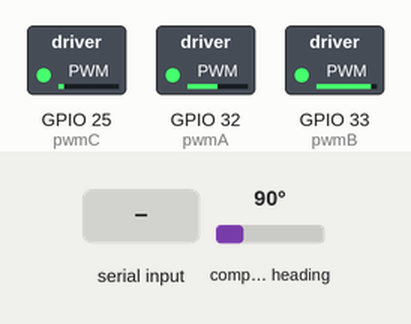
A sketch run on a simulated ESP32. Shown: switched loads named in the sketch (green lamp = pin HIGH). Wiring (inferred from the names in the program): AS5600 angle sensor at I2C address 0x36. Inputs (shaded band) come from the test bench; at power-on: compass heading 90°. What the sketch prints to the serial monitor is not drawn.

Above: at 5.2 s.
5.3 s: compass heading set to 7°
At 5.7 s:
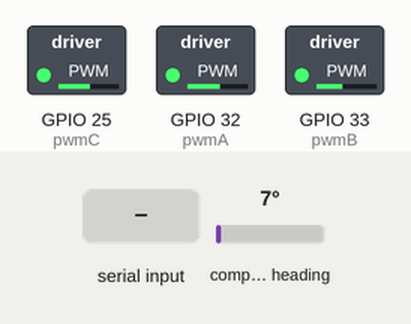
6.8 s: "1\n" received over Serial
At 8.0 s:
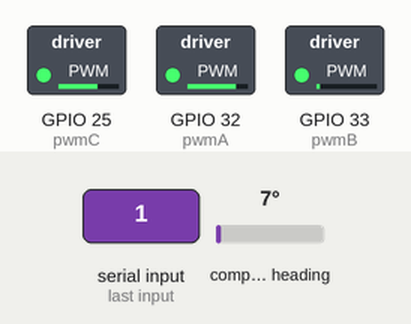
8.3 s: compass heading set to 180°
At 9.2 s:
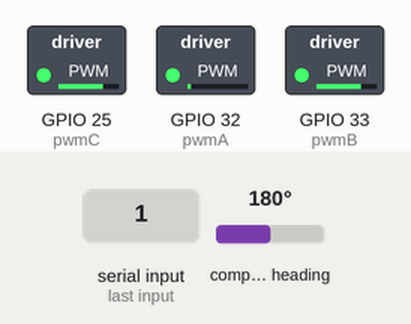
9.8 s: compass heading set to 269°
At 10.3 s:
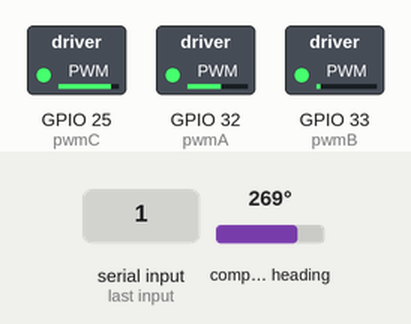
11.3 s: compass heading set to 352°
At 12.5 s:
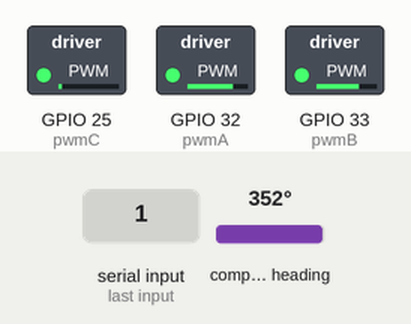
12.8 s: compass heading set to 9°
At 13.8 s:
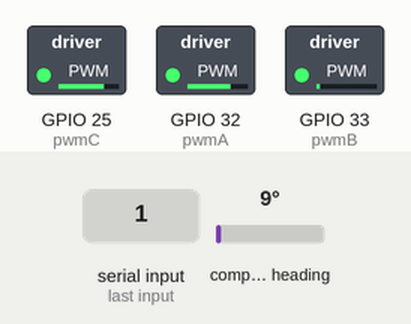
Timing chart, 0 to 15.3 s (numbered marks = the images above; inputs shaded):
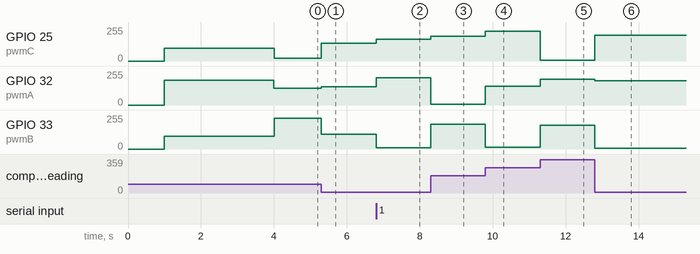

Measured:
- after the input at 5.3 s, GPIO 25 (pwmC): 22/255 → 132/255 at once; GPIO 32 (pwmA): 127/255 → 138/255 at once; GPIO 33 (pwmB): 231/255 → 109/255 at once
- after the input at 6.8 s, GPIO 25 (pwmC): 132/255 → 165/255 at once; GPIO 32 (pwmA): 138/255 → 206/255 at once; GPIO 33 (pwmB): 109/255 → 8/255 at once
- after the input at 8.3 s, GPIO 25 (pwmC): 165/255 → 187/255 at once; GPIO 32 (pwmA): 206/255 → 6/255 at once; GPIO 33 (pwmB): 8/255 → 187/255 at once
- after the input at 9.8 s, GPIO 25 (pwmC): 187/255 → 222/255 at once; GPIO 32 (pwmA): 6/255 → 142/255 at once; GPIO 33 (pwmB): 187/255 → 15/255 at once
- after the input at 11.3 s, GPIO 25 (pwmC): 222/255 → 6/255 at once; GPIO 32 (pwmA): 142/255 → 193/255 at once; GPIO 33 (pwmB): 15/255 → 180/255 at once
- after the input at 12.8 s, GPIO 25 (pwmC): 6/255 → 192/255 at once; GPIO 32 (pwmA): 193/255 → 182/255 at once; GPIO 33 (pwmB): 180/255 → 6/255 at once

The sketch:

DengFOC_Lib_Lesson6_CloseLoop_Pos.ino
```cpp
// (licence header left out)
#include "AS5600.h"

int pwmA = 32;
int pwmB = 33;
int pwmC = 25;

//初始变量及函数定义
#define _constrain(amt,low,high) ((amt)<(low)?(low):((amt)>(high)?(high):(amt)))
//宏定义实现的一个约束函数,用于限制一个值的范围。
//具体来说，该宏定义的名称为 _constrain，接受三个参数 amt、low 和 high，分别表示要限制的值、最小值和最大值。该宏定义的实现使用了三元运算符，根据 amt 是否小于 low 或大于 high，返回其中的最大或最小值，或者返回原值。
//换句话说，如果 amt 小于 low，则返回 low；如果 amt 大于 high，则返回 high；否则返回 amt。这样，_constrain(amt, low, high) 就会将 amt 约束在 [low, high] 的范围内。
float voltage_limit=12.6;
float voltage_power_supply=12.6;
float shaft_angle=0,open_loop_timestamp=0;
float zero_electric_angle=0,Ualpha,Ubeta=0,Ua=0,Ub=0,Uc=0,dc_a=0,dc_b=0,dc_c=0;
#define _3PI_2 4.71238898038f

int PP=7,DIR=-1;
float _electricalAngle(){
  return  _normalizeAngle((float)(DIR *  PP) * getAngle_Without_track()-zero_electric_angle);
}


// 归一化角度到 [0,2PI]
float _normalizeAngle(float angle){
  float a = fmod(angle, 2*PI);   //取余运算可以用于归一化，列出特殊值例子算便知
  return a >= 0 ? a : (a + 2*PI);
  //三目运算符。格式：condition ? expr1 : expr2
  //其中，condition 是要求值的条件表达式，如果条件成立，则返回 expr1 的值，否则返回 expr2 的值。可以将三目运算符视为 if-else 语句的简化形式。
  //fmod 函数的余数的符号与除数相同。因此，当 angle 的值为负数时，余数的符号将与 _2PI 的符号相反。也就是说，如果 angle 的值小于 0 且 _2PI 的值为正数，则 fmod(angle, _2PI) 的余数将为负数。
  //例如，当 angle 的值为 -PI/2，_2PI 的值为 2PI 时，fmod(angle, _2PI) 将返回一个负数。在这种情况下，可以通过将负数的余数加上 _2PI 来将角度归一化到 [0, 2PI] 的范围内，以确保角度的值始终为正数。
}


// 设置PWM到控制器输出
void setPwm(float Ua, float Ub, float Uc) {

  // 限制上限
  Ua = _constrain(Ua, 0.0f, voltage_limit);
  Ub = _constrain(Ub, 0.0f, voltage_limit);
  Uc = _constrain(Uc, 0.0f, voltage_limit);
  // 计算占空比
  // 限制占空比从0到1
  dc_a = _constrain(Ua / voltage_power_supply, 0.0f , 1.0f );
  dc_b = _constrain(Ub / voltage_power_supply, 0.0f , 1.0f );
  dc_c = _constrain(Uc / voltage_power_supply, 0.0f , 1.0f );

  //写入PWM到PWM 0 1 2 通道
  ledcWrite(0, dc_a*255);
  ledcWrite(1, dc_b*255);
  ledcWrite(2, dc_c*255);
}

void setPhaseVoltage(float Uq,float Ud, float angle_el) {
  angle_el = _normalizeAngle(angle_el);
  // 帕克逆变换
  Ualpha =  -Uq*sin(angle_el);
  Ubeta =   Uq*cos(angle_el);

  // 克拉克逆变换
  Ua = Ualpha + voltage_power_supply/2;
  Ub = (sqrt(3)*Ubeta-Ualpha)/2 + voltage_power_supply/2;
  Uc = (-Ualpha-sqrt(3)*Ubeta)/2 + voltage_power_supply/2;
  setPwm(Ua,Ub,Uc);
}

void setup() {
  // put your setup code here, to run once:
  Serial.begin(115200);
  //PWM设置
  pinMode(pwmA, OUTPUT);
  pinMode(pwmB, OUTPUT);
  pinMode(pwmC, OUTPUT);
  ledcSetup(0, 30000, 8);  //pwm频道, 频率, 精度
  ledcSetup(1, 30000, 8);  //pwm频道, 频率, 精度
  ledcSetup(2, 30000, 8);  //pwm频道, 频率, 精度
  ledcAttachPin(pwmA, 0);
  ledcAttachPin(pwmB, 1);
  ledcAttachPin(pwmC, 2);
  Serial.println("完成PWM初始化设置");
  BeginSensor();
  setPhaseVoltage(3, 0,_3PI_2);
  delay(3000);
  zero_electric_angle=_electricalAngle();
  setPhaseVoltage(0, 0,_3PI_2);
  Serial.print("0电角度：");Serial.println(zero_electric_angle);


}


//==============串口接收==============
float motor_target;
int commaPosition;
String serialReceiveUserCommand() {

  // a string to hold incoming data
  static String received_chars;

  String command = "";

  while (Serial.available()) {
    // get the new byte:
    char inChar = (char)Serial.read();
    // add it to the string buffer:
    received_chars += inChar;

    // end of user input
    if (inChar == '\n') {

      // execute the user command
      command = received_chars;

      commaPosition = command.indexOf('\n');//检测字符串中的逗号
      if(commaPosition != -1)//如果有逗号存在就向下执行
      {
          motor_target = command.substring(0,commaPosition).toDouble();            //电机角度
          Serial.println(motor_target);
      }
      // reset the command buffer
      received_chars = "";
    }
  }
  return command;
}
void loop() {
  // put your main code here, to run repeatedly:
  Serial.println(getAngle());
  float Sensor_Angle=getAngle();
  float Kp=0.133;
  setPhaseVoltage(_constrain(Kp*(motor_target-DIR*Sensor_Angle)*180/PI,-6,6),0,_electricalAngle());
  serialReceiveUserCommand();
}
```
